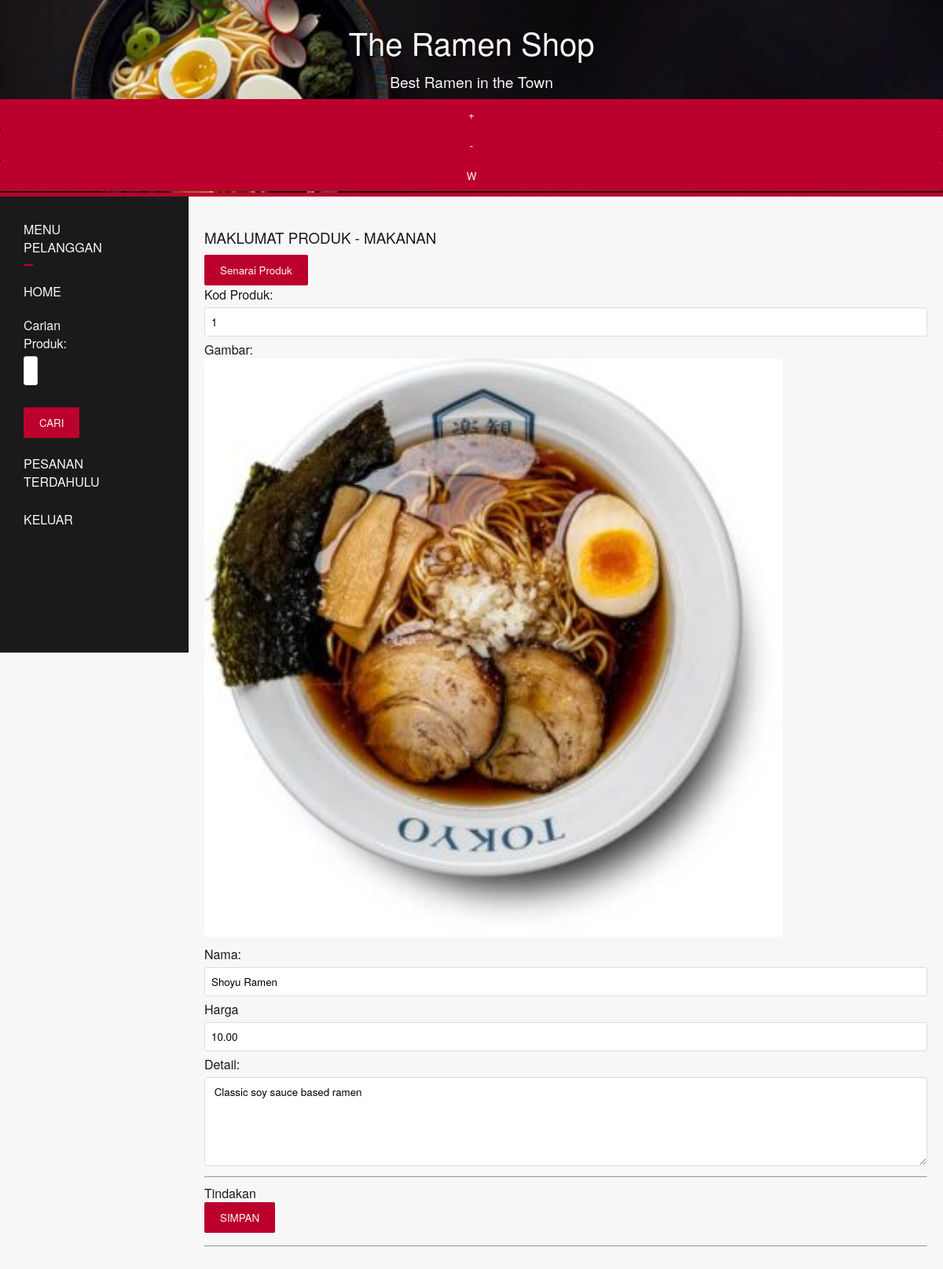
/produk_edit.php?id=1 (signed in), run on an earlier commit of the app's database.
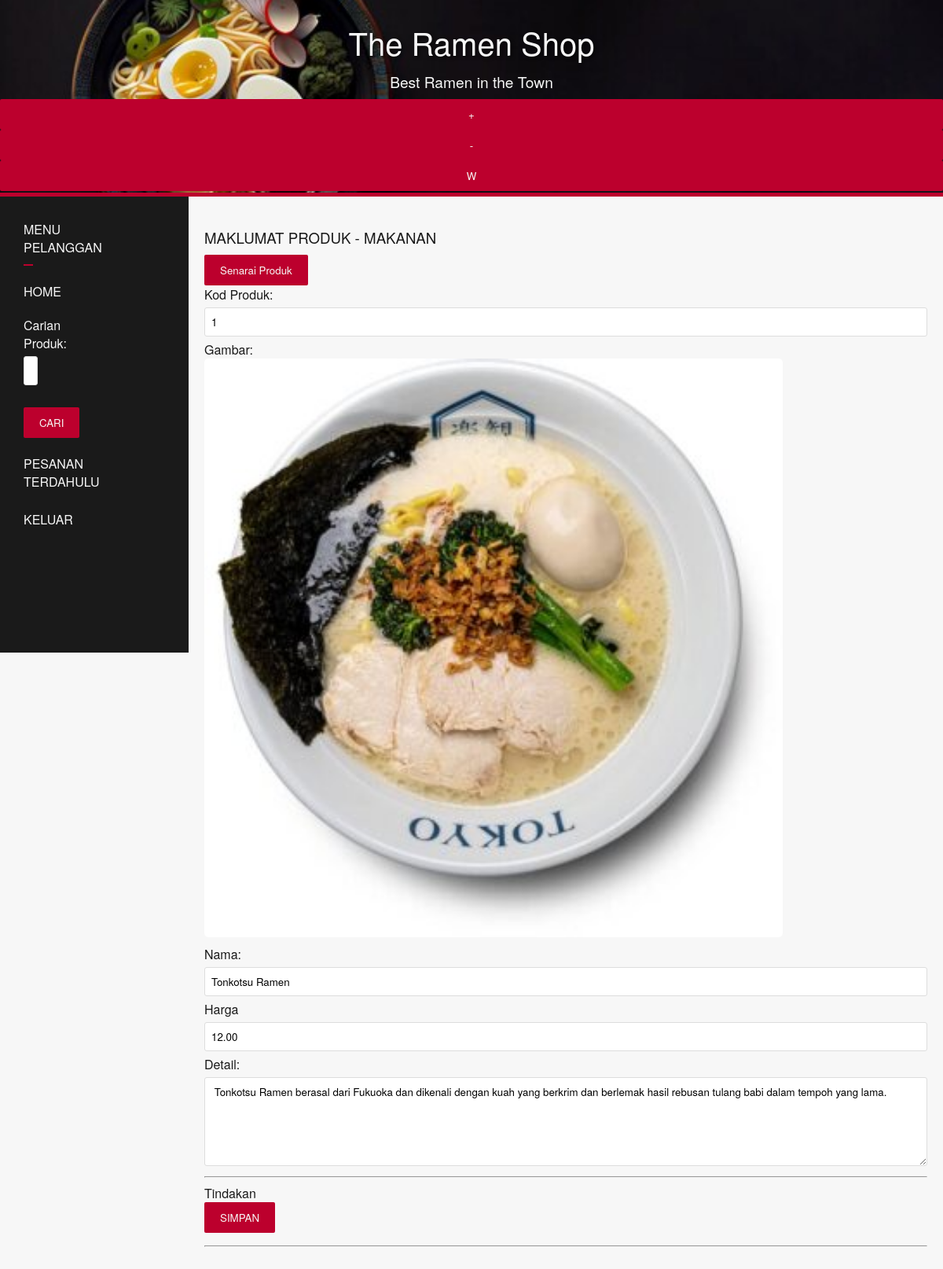
And on a later commit of the database.
### tables this page shows
CREATE TABLE `produk` (
  `idProduk` int(11) NOT NULL,
  `namaProduk` varchar(255) DEFAULT NULL,
  `detail` text DEFAULT NULL,
  `harga` decimal(10,2) DEFAULT NULL,
  `gambar` varchar(255) DEFAULT NULL
);

### database.php (called while the page is built, shortened)
<?php
$barang="MAKANAN";
?>

### produk_edit.php (the view, shortened to what this page needs)
<?php
include 'header.php';
$idProduk = $_GET['id'];
$edit = mysqli_query($con,
"SELECT * FROM produk
WHERE idProduk='$idProduk'");
$data1=mysqli_fetch_array ($edit);
?>
<div id="menu">
    <?php include 'menu.php';?>
</div>
<div class="row">
    <div id="isi">
        <h3>MAKLUMAT PRODUK - <?php echo $barang;?></h3>
        <a href="produk.php"><button>Senarai Produk</button></a>
        <form action="produk_kemaskini.php" method="POST">
            Kod Produk:<br>
            <input type="text" name="idProduk" value="<?php echo $data1['idProduk'];?>" readonly>
            <br>
            Gambar:<br>
            <img src="gambar\<?php echo $data1['gambar'];?>" class="product-image">
            <br>
            Nama:<br>
            <input type="text" name="namaProduk" size="50%" value="<?php echo $data1['namaProduk'];?>">
            <br>
            Harga<br>
            <input type="text" name="harga" size="50%" value="<?php echo number_format($data1['harga'],2);?>">
            <br>
            Detail:<br>
            <textarea name="detail" rows="5" cols="50%"> <?php echo $data1['detail'];?> </textarea>
            <br>
            <hr>
            Tindakan<br>
            <button name="simpan" type="submit">SIMPAN</button>
        </form>
        <hr>
    </div>
</div>

What changed in the data, as far as the page shows it:
changed produk id 1: gambar: a different picture; namaProduk "Shoyu Ramen" → "Tonkotsu Ramen"; harga "10.00" → "12.00"; detail "Classic soy sauce based ramen" → "Tonkotsu Ramen berasal dari Fukuoka dan dikenali dengan kuah yang berkrim dan berlemak hasil rebusan tulang babi dalam tempoh yang lama."
